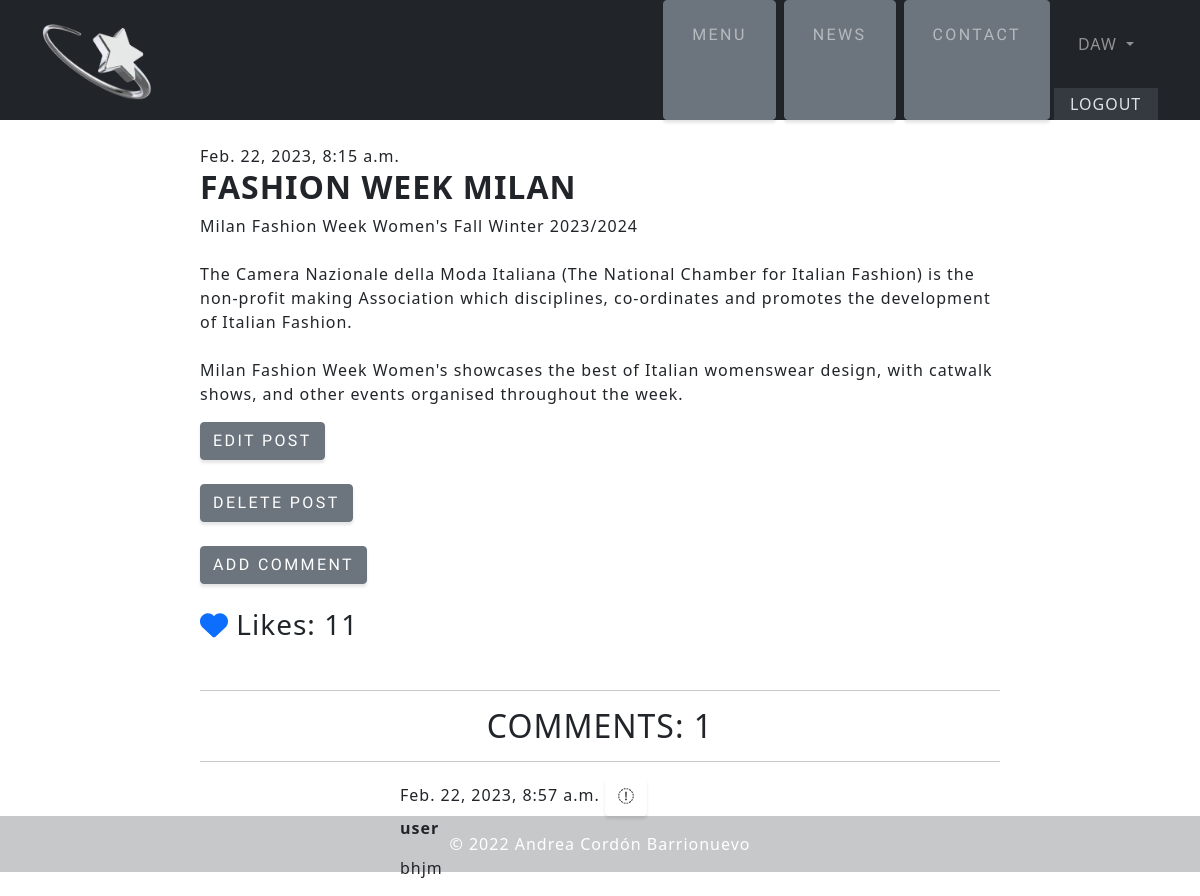
Page /blog/post/2/ (signed in) on the committed database.
### blog/models.py (models this page shows, shortened)
class Post(models.Model):
    author = models.ForeignKey(settings.AUTH_USER_MODEL, on_delete=models.CASCADE)
    title = models.CharField(max_length=200)
    text = models.TextField()
    created_date = models.DateTimeField(default=timezone.now)
    published_date = models.DateTimeField(blank=True, null=True)
    likes = models.IntegerField(default=0)

class Comment(models.Model):
    post = models.ForeignKey('blog.Post', on_delete=models.CASCADE, related_name='comments')
    author = models.CharField(max_length=200) #tiene que estar en la tabla users
    text = models.TextField() #el comentario que yo vaya a escribir
    created_date = models.DateTimeField(default=timezone.now)
    approved_comment = models.BooleanField(default=False)

### blog/views.py (the view)
# urls.py: path('post/<int:pk>/', views.post_detail, name='post_detail'),
def post_detail(request, pk):
    Post.objects.get(pk=pk)
    post = get_object_or_404(Post, pk=pk)
    if request.method == 'POST':
            form = CommentForm(request.POST)
            if form.is_valid():
                comment = form.save(commit=False)
                comment.post = post
                comment.save()
            return redirect('post_detail')
    else:
        form = CommentForm()
        comments = Comment.objects.filter(post=pk)
        return render(request, 'blog/post_detail.html', {'post': post, 'form': form, 'comments': comments})

### blog/templates/blog/post_detail.html (shortened to what this page needs)
{% extends 'blog/base.html' %}
{% block content %}
    <article class="post">
        <aside class="actions">
            {% if user.is_authenticated %}
            {% if perms.blog.edit_post %}
            <a class="btn btn-secondary" href="{% url 'post_edit' pk=post.pk %}">
              EDIT POST
              </a>
              {%endif%}
        </aside><br>
        <aside class="actions">
            {% if perms.blog.post_delete %}
            <a class="btn btn-secondary" href="{% url 'post_delete' pk=post.pk %}">
              DELETE POST
              </a>
              {%endif%}
        </aside><br>
        {% if perms.blog.add_comment %}
            <a class="btn btn-secondary" href="{% url 'add_comment_to_post' pk=post.pk %}">ADD COMMENT</a>
        {%endif%}
<br><br>
            <h3> <a href="{% url 'post_like' pk=post.pk %}"><i class="fa-solid fa-heart"></i></a>
             Likes: {{post.likes}}  </h3>
<br><hr>
<h2 class="text-center">COMMENTS: {{ post.comments.count  }}</h2>
{% for comment in comments %}
    <hr>
        <article class="comment">
            <div>
                {{ comment.created_date }}
            {% if perms.blog.delete_comment %}
                <a class="btn btn-default" href="{% url 'comment_remove' pk=comment.pk %}"><i class="fa-sharp fa-solid fa-trash"></i></a>
            {%endif%}
            </div>
            <strong>{{ comment.author }}</strong>
            <p>{{ comment.text|linebreaks }}</p>
            {% empty %}
            <p>No comments here yet :(</p>
            <br><br>
        </article>
    </article><br><br>
    {% endfor %}
    {% endif %}
{% endblock %}

### blog/templates/blog/base.html (shortened to what this page needs)
{% load static %}
<!DOCTYPE html>
<html lang="en">
<head>
      <link rel="stylesheet" href="{% static '../static/css/blog.css' %}">
    <link rel="stylesheet" href="https://cdn.jsdelivr.net/npm/bootstrap@5.1.3/dist/css/bootstrap.min.css"
>
</head>
<body>
      <br><br>
        <nav class="navbar navbar-expand-lg bg-dark text-uppercase fixed-top" id="mainNav">
            <div class="container">
                <a class="navbar-brand" href="{% url 'post_list' %}"><img width="110em" src="{% static 'img/logoo.png' %}"> </a>
                <div class="collapse navbar-collapse" id="navbarResponsive">
                    <ul class="navbar-nav ms-auto">
                        <li type="button" class="btn btn-secondary nav-item mx-0 mx-lg-1"><a class="nav-link py-3 px-0 px-lg-3 rounded" href="{% url 'post_list' %}">MENU</a></li>
                        <li type="button" class="btn btn-secondary nav-item mx-0 mx-lg-1"><a class="nav-link py-3 px-0 px-lg-3 rounded" href="{% url 'fashionblog' %}">NEWS</a></li>
                        <li type="button" class="btn btn-secondary nav-item mx-0 mx-lg-1"><a class="nav-link py-3 px-0 px-lg-3 rounded" href="{% url 'contacto' %}">CONTACT</a></li>
                        <li class="nav-item dropdown">
                            <a class="nav-link dropdown-toggle rounded" id="dropdown01" dara-toggle="dropdown">
                                {% if user.is_authenticated %}
                                {{user.get_username}}
                                {%else%}LOGIN{%endif%}
                            </a>
                        <div class="dropdown-menu-dark" aria-labelledby="dropdown01">
                            {%if user.is_authenticated%}
                            <a class="dropdown-item"  href="{% url 'logout' %}?next={{ request.path | urlencode }}">LOGOUT</a>
                            {%else%}
                            <a class="dropdown-item" href="{% url 'login'%}?next={{request.path}}">LOGIN</a>
                            {%endif%}
                        </div>
                        </li>
                    </ul>
                </div>
            </div>
        </nav>
        <article class="post">
            <br><br><br><br>
            {% if post.published_date %}
                <time class="date">
                    {{ post.published_date }}
                </time>
            {% endif %}
            <h2 class="bg-white"><strong>{{ post.title }}</strong></h2>
            <p>{{ post.text|linebreaksbr }}</p>
        </article>
        {% block content %}
        {% endblock %}
</body>
<footer class="py-3 my-4 bg-dark text-center text-white fixed-bottom opacity-25">
    © 2022 Andrea Cordón Barrionuevo
</footer>
</html>

### blog/templates/blog/base.html (style rules this page uses)
article { margin-right: 200px; margin-left: 200px }
.comment { margin-right: 200px; margin-left: 200px }

### rows in the picture
Post: published_date "Feb. 22, 2023, 8:15 a.m.", title "FASHION WEEK MILAN", text "Milan Fashion Week Women's Fall Winter 2023/2024 The Camera Nazionale della Moda Italiana (The National Chamber for Italian Fashion) is the non-profit making Association which disciplines, co-ordinates and promotes the development of Italian Fashion. Milan Fashion Week Women's showcases the best of Italian womenswear design, with catwalk shows, and other events organised throughout the week.", likes "11", comments.count "1"
Comment: created_date "Feb. 22, 2023, 8:57 a.m.", author "user", text "bhjm"

### other values in the picture
{{ user.get_username }} "DAW"
